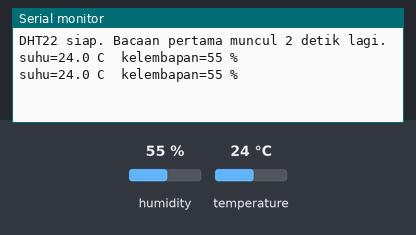
The sketch below on a simulated ESP32. Parts: the last lines printed to the serial monitor. The inputs (shaded band) are chosen by the test bench; at power-on: humidity 55 %, temperature 24 °C.

Above: at 4.8 s.
4.9 s: humidity set to 22 %
At 6.8 s:
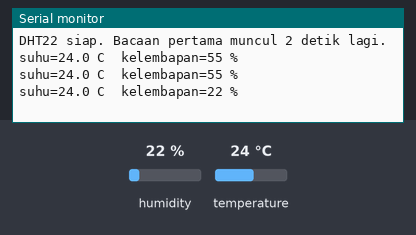
7.9 s: temperature set to 12 °C
At 8.5 s:
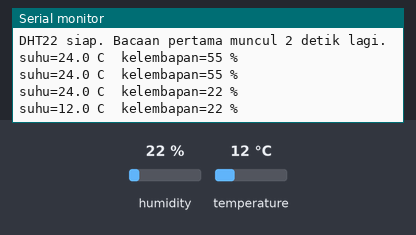
10.9 s: humidity set to 40 %
At 13.2 s:
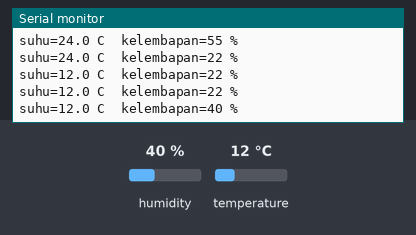
Timing chart, 0 to 14.7 s (numbered marks = the images above; inputs shaded):
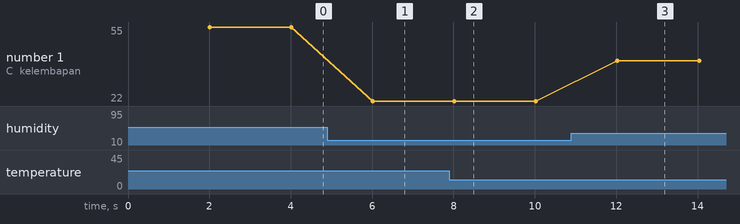

Measured:
- after the input at 4.9 s, the serial monitor: prints a new line after 1.1 s (image 1)
- after the input at 7.9 s, the serial monitor: prints a new line after 0.12 s (image 2)
- after the input at 10.9 s, the serial monitor: prints a new line after 1.1 s (image 3)
- plotted number 1: 55 → 22 after the input at 4.9 s, 22 → 40 after the input at 10.9 s

The sketch:

modul06_dht22.ino
```cpp
// Modul 6 - Praktik 4: suhu dan kelembapan dengan DHT22
// Kaki DATA modul DHT22 ke D14. Modul DHT22 diberi 3,3 V, BUKAN 5 V.
// Library: DHT sensor library by Adafruit 1.4.7 (ikut terpasang: Adafruit Unified Sensor 1.1.15).

#include <DHT.h>

const int PIN_DHT = 14;  // D14: DHT22 (peta pin kanonik)

DHT dht(PIN_DHT, DHT22);  // "objek" sensor: kaki DATA-nya di pin mana, jenisnya apa

void setup() {
  Serial.begin(115200);
  dht.begin();
  Serial.println("DHT22 siap. Bacaan pertama muncul 2 detik lagi.");
}

void loop() {
  delay(2000);  // DHT22 paling cepat dibaca sekali setiap 2 detik

  float suhu = dht.readTemperature();     // derajat Celsius
  float kelembapan = dht.readHumidity();  // persen

  if (isnan(suhu) || isnan(kelembapan)) {  // NAN = "bukan angka": pembacaan gagal
    Serial.println("Gagal membaca DHT22! Periksa kabel DATA, VCC, dan GND.");
    return;  // lewati sisa loop(); putaran berikutnya mencoba lagi
  }

  Serial.print("suhu=");
  Serial.print(suhu, 1);  // 1 angka di belakang titik desimal
  Serial.print(" C  kelembapan=");
  Serial.print(kelembapan, 0);
  Serial.println(" %");
}
```
